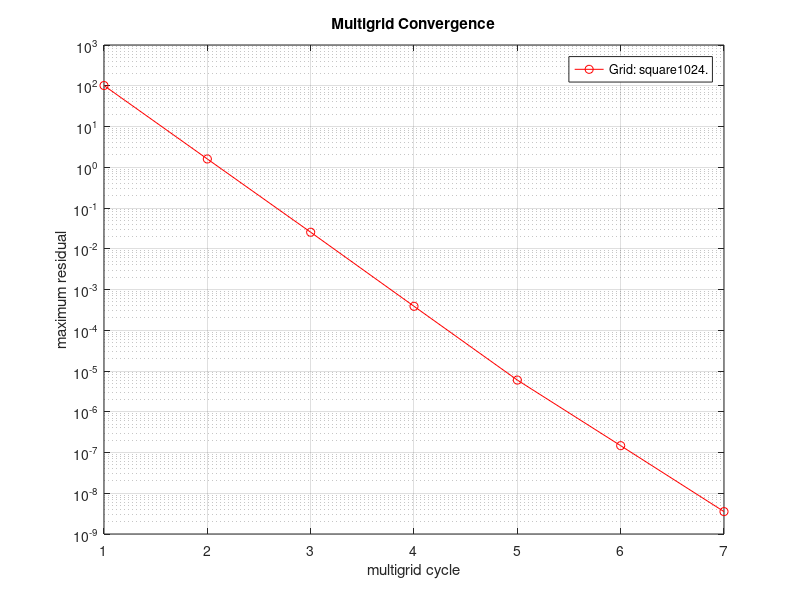

MATLAB code to generate this figure:
t=[1 2 3 4 5 6 7 ];
defect=[1.013e+02 1.597e+00 2.544e-02 3.875e-04 5.993e-06 1.471e-07 3.548e-09 ];
clf
set(gca,'FontSize',16);
plot(t,defect,'r-o');
title('Multigrid Convergence');
ylabel('maximum residual');
xlabel('multigrid cycle');
set(gca,'YScale','log');
grid on
legend('Grid: square1024.','BC: DDDD.','Second-order accurate.','1.1e+06 points. 5 levels.','ave CR=0.018, ECR=0.45');
% pause
% print -deps2 residual.eps
